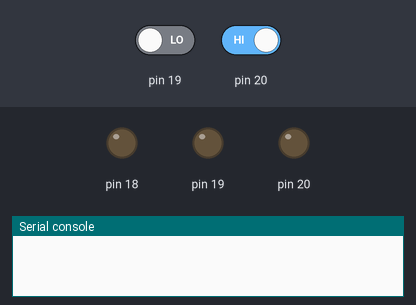
Bench run of a program on a simulated MicroPython board. Parts: output pins drawn as LEDs (lit = HIGH), the last lines printed to the serial console. Dashed ring = blinking. Inputs (shaded band) come from the test bench; at power-on: pin 20 HIGH, pin 19 LOW.

Above: at 1.2 s.
1.3 s: pin 20 driven LOW
At 2.02 s:
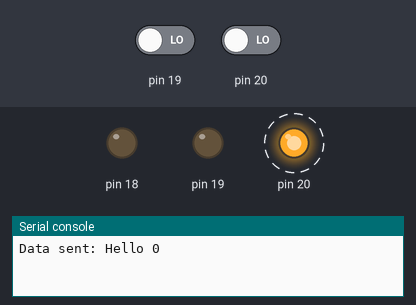
4.3 s: pin 20 driven HIGH
At 4.9 s:
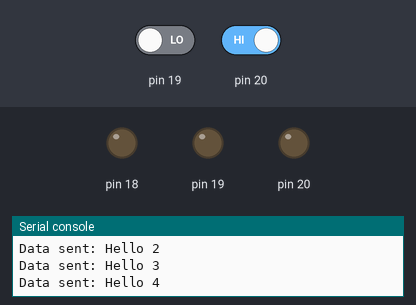
Timing chart, 0 to 7.3 s (numbered marks = the images above; inputs shaded):
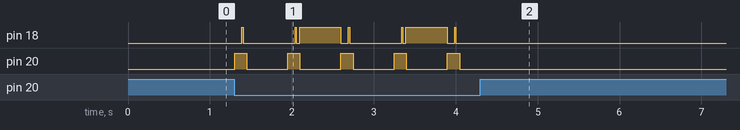

Measured:
- after the input at 1.3 s, pin 18: LOW → HIGH after 0.09 s, then repeats every 1.3 s: LOW 0.64 s, HIGH 0.01 s, LOW 0.04 s, HIGH 0.50 s, LOW 0.09 s, HIGH 0.01 s; pin 20: alternates HIGH for 0.15 s and LOW for 0.50 s, starting at once
- after the input at 4.3 s, pin 18, pin 20: stops changing and stays LOW

The program:

micropython_example_main.py
```python
# Import necessary modules
import time  # Import the time module for adding delays in the code

# Import the V5ExternalComm class from the custom library
from lib.V5_External_Comm_Lib import V5ExternalComm

# Define a callback function to handle received messages
def on_message_recieved_callback(data):
    """
    Callback function that gets executed when a message is received by the V5ExternalComm instance.

    Parameters:
    - data (str): The data/message received from the external device.

    Behavior:
    - Prints the received data to the console for debugging or further processing.
    """
    print(f"data received : {data}")  # Display the received message

# Example Usage:
# Create an instance of the V5ExternalComm class, configuring it for your hardware setup.
transceiver = V5ExternalComm(
    cs_pin_number=20,         # Chip Select (CS) pin number (GPIO 20)
    clock_pin_number=19,      # Clock pin number (GPIO 19)
    data_pin_number=18,       # Data pin number (GPIO 18)
    on_message_received=on_message_recieved_callback  # Set the callback function for received messages
)

# Initialize a counter variable to send sequential messages
count = 0  # This will be used to incrementally update the message being sent

# Main loop: This runs continuously
while True:
    # Send a message to the external device
    # The message includes a "Hello" string concatenated with the current count
    transceiver.send_data("Hello " + str(count))

    # Increment the count for the next message
    count += 1

    # Pause for 0.5 seconds before sending the next message
    # This delay ensures the communication isn't too rapid, allowing the external device to process
    time.sleep(0.5)
```

V5_External_Comm_Lib.py
```python
# Import necessary modules
from machine import Pin
import time

class V5ExternalComm:
    """
    This class facilitates communication with an external device using clock, data,
    and chip select (CS) pins. It also includes LED indication and payload processing.
    """

    def __init__(self, cs_pin_number, clock_pin_number, data_pin_number, on_message_received=None):
        """
        Initialize the V5ExternalComm class for communication with an external device.

        Parameters:
        - cs_pin_number (int): GPIO pin number for the Chip Select (CS) signal.
            This pin is used to indicate when the external device is ready to send or receive data.
            The CS pin is usually active LOW (0 means communication is active).

        - clock_pin_number (int): GPIO pin number for the Clock signal.
            The Clock pin determines when bits are transmitted or received. A rising clock edge is
            typically used to synchronize data transfer.

        - data_pin_number (int): GPIO pin number for the Data signal.
            This pin carries the actual data bits being sent to or received from the external device.

        - on_message_received (callable, optional): A callback function to handle messages when they are successfully received.
            The callback function should accept a single parameter (the received message as a string).
        """

        # Store the pin numbers provided by the user for later use
        self.cs_pin_number = cs_pin_number
        self.clock_pin_number = clock_pin_number
        self.data_pin_number = data_pin_number

        # Callback function for message handling
        self.on_message_received = on_message_received

        # Initialize state variables
        self.buffer = []  # Buffer for storing received bits during communication
        self.last_message = ""  # Keeps track of the last valid message sent or received

        # Initialize pin objects for CS, Clock, and Data signals.
        self.cs_pin = None
        self.clock_pin = None
        self.data_pin = None

        # Communication configuration constants:
        self.BIT_DELAY_US = 1000  # Delay between bits in microseconds (1ms)
        self.MAX_BUFFER_SIZE = 256  # Maximum allowed payload size in bits

        # Flag to indicate the current mode (True = receiving, False = sending)
        self.reciving = False

        # Set the pins to "receive mode" by default.
        self.set_pins_receive()

    def calculate_checksum(self, data):
        """
        Calculate the checksum of the input string.
        """
        return sum(bytearray(data, 'ascii')) % 256

    def int_to_bits(self, value, bit_count):
        """
        Convert an integer into a list of bits (binary representation).
        """
        return [(value >> i) & 1 for i in range(bit_count - 1, -1, -1)]

    def encode_payload(self, length, data, checksum):
        """
        Encode the length, data, and checksum into a single bit stream.
        """
        bits = self.int_to_bits(length, 8)  # Encode length (8 bits)
        for char in data:
            bits.extend(self.int_to_bits(ord(char), 8))  # Encode each character (8 bits per char)
        bits.extend(self.int_to_bits(checksum, 8))  # Encode checksum (8 bits)
        return bits

    def send_data(self, data):
        """
        Send data to the external device by toggling clock and data pins.
        """
        # Ensure the pins are set to receive mode initially
        self.set_pins_receive()

        # Wait until the CS pin is low (ready state)
        while self.cs_pin.value() == 1:
            time.sleep_us(10)  # Short delay to avoid busy-waiting

        # Switch pins to send mode
        self.set_pins_send()

        # Calculate the payload components
        length = len(data)
        checksum = self.calculate_checksum(data)
        payload = self.encode_payload(length, data, checksum)

        # Activate CS pin to start transmission
        self.cs_pin.on()
        time.sleep_us(10)  # Brief delay for signal stability

        # Send the encoded payload bit by bit
        for bit in payload:
            self.data_pin.value(bit)  # Set data pin to the current bit value
            self.clock_pin.on()  # Toggle clock pin high
            time.sleep_us(self.BIT_DELAY_US)  # Hold for the bit delay
            self.clock_pin.off()  # Toggle clock pin low
            time.sleep_us(self.BIT_DELAY_US)

        # Deactivate CS pin to end transmission
        self.cs_pin.off()

        print(f"Data sent: {data}")  # Print the sent data for debugging

        # Reset the pins to receive mode
        self.set_pins_receive()

    def reset_buffer(self):
        """
        Clear the payload buffer.
        """
        self.buffer = []

    def process_buffer(self):
        """
        Process and validate the received payload.
        """
        # Check if payload has the minimum required bits
        if len(self.buffer) < 16:
            return

        # Decode the length from the first 8 bits
        length_bits = self.buffer[:8]
        length = int("".join(map(str, length_bits)), 2)

        # Check if payload has sufficient bits for length, data, and checksum
        if len(self.buffer) >= (8 + length * 8 + 8):
            data_bits = self.buffer[8:8 + length * 8]
            data = "".join(
                chr(int("".join(map(str, data_bits[i:i + 8])), 2)) for i in range(0, len(data_bits), 8))

            checksum_bits = self.buffer[8 + length * 8:8 + length * 8 + 8]
            received_checksum = int("".join(map(str, checksum_bits)), 2)

            # Validate the checksum
            if received_checksum == self.calculate_checksum(data):

                if data == "ERROR":
                    self.send_data(self.last_message)  # Resend last message on error
                else:
                    self.last_message = data  # Update last message
                    if self.on_message_received != None:
                        self.on_message_received(data)
                    else:
                        print(f"Received: {data}")  # Print the received data
            else:

                self.receive_error()  # Handle checksum mismatch error

            self.reset_buffer()

    def receive_error(self):
        """
        Handle errors during reception and send an error message.
        """
        print("Error detected. Sending 'ERROR'.")
        print("Received data (raw):", "".join(map(str, self.buffer)))
        self.send_data("ERROR")

    def handle_clock_change(self, pin):
        """
        Handle clock pin rising edge to read incoming bits.
        """
        if self.reciving:
            if self.cs_pin.value() == 1:  # Only read when CS is active
                if len(self.buffer) < self.MAX_BUFFER_SIZE:
                    self.buffer.append(self.data_pin.value())  # Append bit to payload

    def handle_cs_change(self, pin):
        """
        Handle CS pin state changes to manage data transmission.
        """
        if self.reciving:
            if self.cs_pin.value() == 1:  # CS HIGH: Transmission ends
                self.reset_buffer()

            else:  # CS LOW: Transmission starts
                self.process_buffer()

    def set_pins_receive(self):
        """
        Configure the pins for receiving mode.
        """
        self.cs_pin = Pin(self.cs_pin_number, Pin.IN)
        self.clock_pin = Pin(self.clock_pin_number, Pin.IN)
        self.data_pin = Pin(self.data_pin_number, Pin.IN)

        self.cs_pin.irq(trigger=Pin.IRQ_RISING, handler=self.handle_cs_change)
        self.cs_pin.irq(trigger=Pin.IRQ_FALLING, handler=self.handle_cs_change)
        self.clock_pin.irq(trigger=Pin.IRQ_RISING, handler=self.handle_clock_change)

        self.reciving = True

    def set_pins_send(self):
        """
        Configure the pins for sending mode.
        """
        self.reciving = False

        self.cs_pin = Pin(self.cs_pin_number, Pin.OUT)
        self.clock_pin = Pin(self.clock_pin_number, Pin.OUT)
        self.data_pin = Pin(self.data_pin_number, Pin.OUT)

        self.cs_pin.value(0)
        self.clock_pin.value(0)
        self.data_pin.value(0)
```
